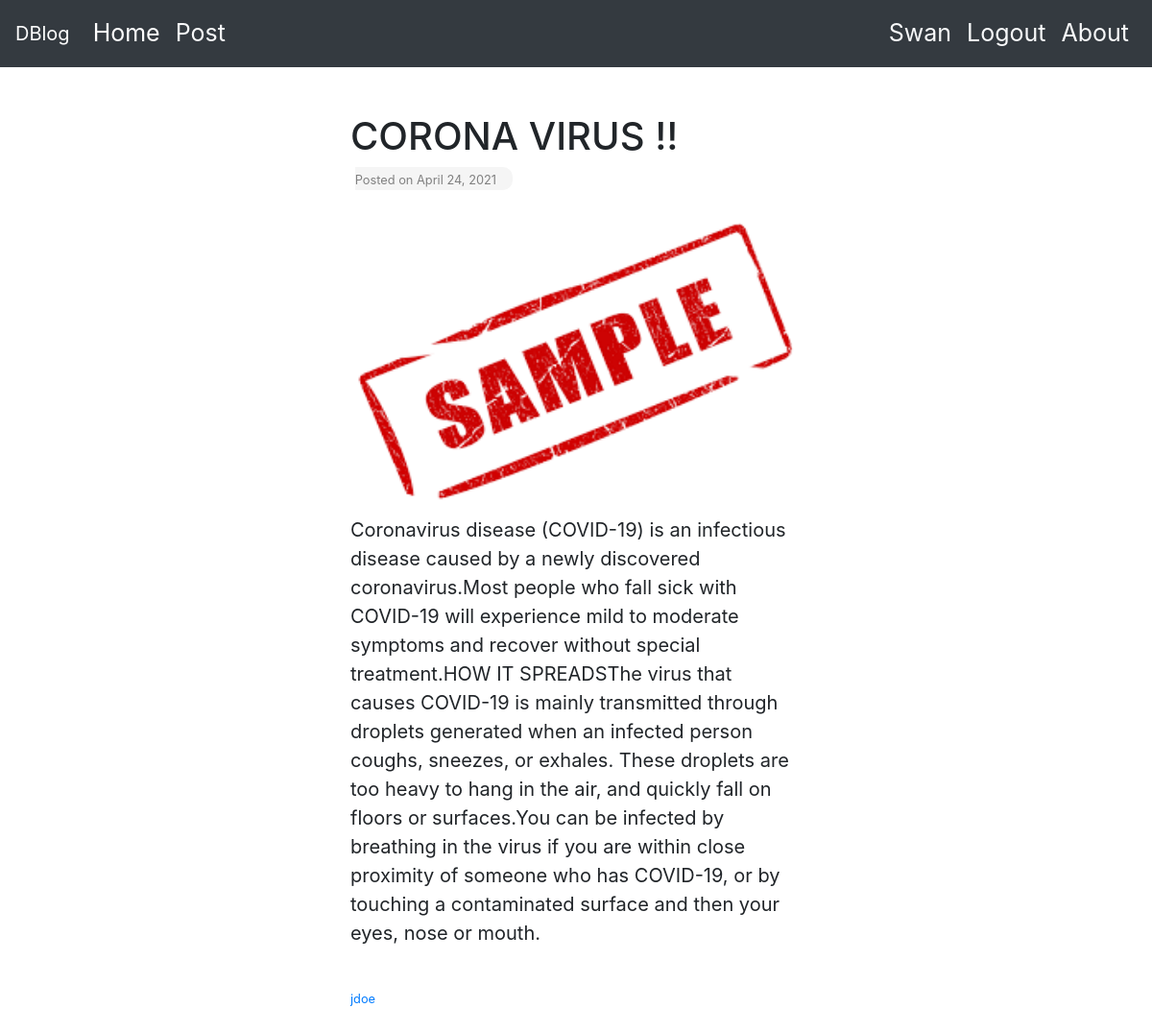
The app's page /home/view_blog/CORONA VIRUS !!/jdoe (signed in) with its own data.
### blogApp2/models.py (models this page shows, shortened)
class blogpost(models.Model):
    title = models.CharField(max_length=256)
    content = models.CharField(max_length=1000)
    author = models.CharField(max_length=256)
    pic = models.ImageField(upload_to='media', blank=True)
    tags = models.CharField(max_length=256, blank=True)
    time = models.DateTimeField(auto_now=True, auto_now_add=False)

### blogApp2/views.py (the view)
# urls.py: path('home/view_blog/<title>/<author>', views.view_blog, name='view_blog'),
@login_required
def view_blog(request, title, author):
    if request.user.is_authenticated:
        post = blogpost.objects.get(title=title, author=author)
        return render(request, 'view_blog.html', {'blog': post})
    else:
        return HttpResponse("<h1>User Not Found</h1>")

### template/view_blog.html (shortened to what this page needs)
{% load static %}
<!DOCTYPE html>
<html lang="en">
<head>
    <link rel="stylesheet" href="{% static 'css/bootstrap.css' %}">
    <link rel="stylesheet" href="{% static 'css/custom-style/style.css' %}">
</head>
<nav class="navbar navbar-expand-lg navbar-dark bg-dark">
    <a class="navbar-brand" href="#">DBlog</a>
        <div class="collapse navbar-collapse" id="navbarNav">
          <ul class="navbar-nav">
            <li class="nav-item active">
              <a class="nav-link" href="{% url 'home'  %}">Home <span class="sr-only">(current)</span></a>
            </li>
            <li class="nav-items ">
                <a class="nav-link text-light" href="{% url 'post_blog'  %}">Post</a>
            </li>
        </ul>
        <ul class="navbar-nav ml-auto">
            <li class="nav-items ">
                <a class="nav-link text-light" href="{% url 'profile'  %}">{{request.user|title}}</a>
            </li>
            <li class="nav-items ">
                <a href="{% url 'logout' %}" class="nav-link text-light" >Logout</a>
            </li>
            <li class="nav-items">
                <a class="nav-link text-light" href="#">About</a>
            </li>
          </ul>
        </div>
      </nav>
      <br>
      <br>
<body>
<div class="container justify-content-md-center border-0 col-sm-5 ">
            <div class="card-item">
                <h1>{{blog.title}}</h1>
                <div style="background-color:whitesmoke; width: 35%; border-radius: 0px 10px 10px 0px ;margin-left: 1%;">
                <div style="color:#808080">
                    <small>Posted on {{blog.time | date}}</small>
                </div>
            </div>
            <br>
                {% if blog.pic %}
               <img src="{{blog.pic.url}}" class="img-fluid" width="100%" >
               {% endif %}
                <p>{{blog.content}}</p>
                <br>
                <a href="{% url 'user_accounts' blog.author %}"><small>{{blog.author}}</small></a>
            </div>
        <br>
    </div>
</body>
</html>

### static/css/custom-style/style.css (style rules this page uses)
nav { font-size: 25px; }
p { font-size: 20px; }

### records on screen
blogpost: title "CORONA VIRUS !!", time "April 24, 2021", pic (picture), content "Coronavirus disease (COVID-19) is an infectious disease caused by a newly discovered coronavirus.Most people who fall sick with COVID-19 will experience mild to moderate symptoms and recover without special treatment.HOW IT SPREADSThe virus that causes COVID-19 is mainly transmitted through droplets generated when an infected person coughs, sneezes, or exhales. These droplets are too heavy to hang in the air, and quickly fall on floors or surfaces.You can be infected by breathing in the virus if you are within close proximity of someone who has COVID-19, or by touching a contaminated surface and then your eyes, nose or mouth.", author "jdoe"

### other values on screen
{{ request.user|title }} "Swan"
